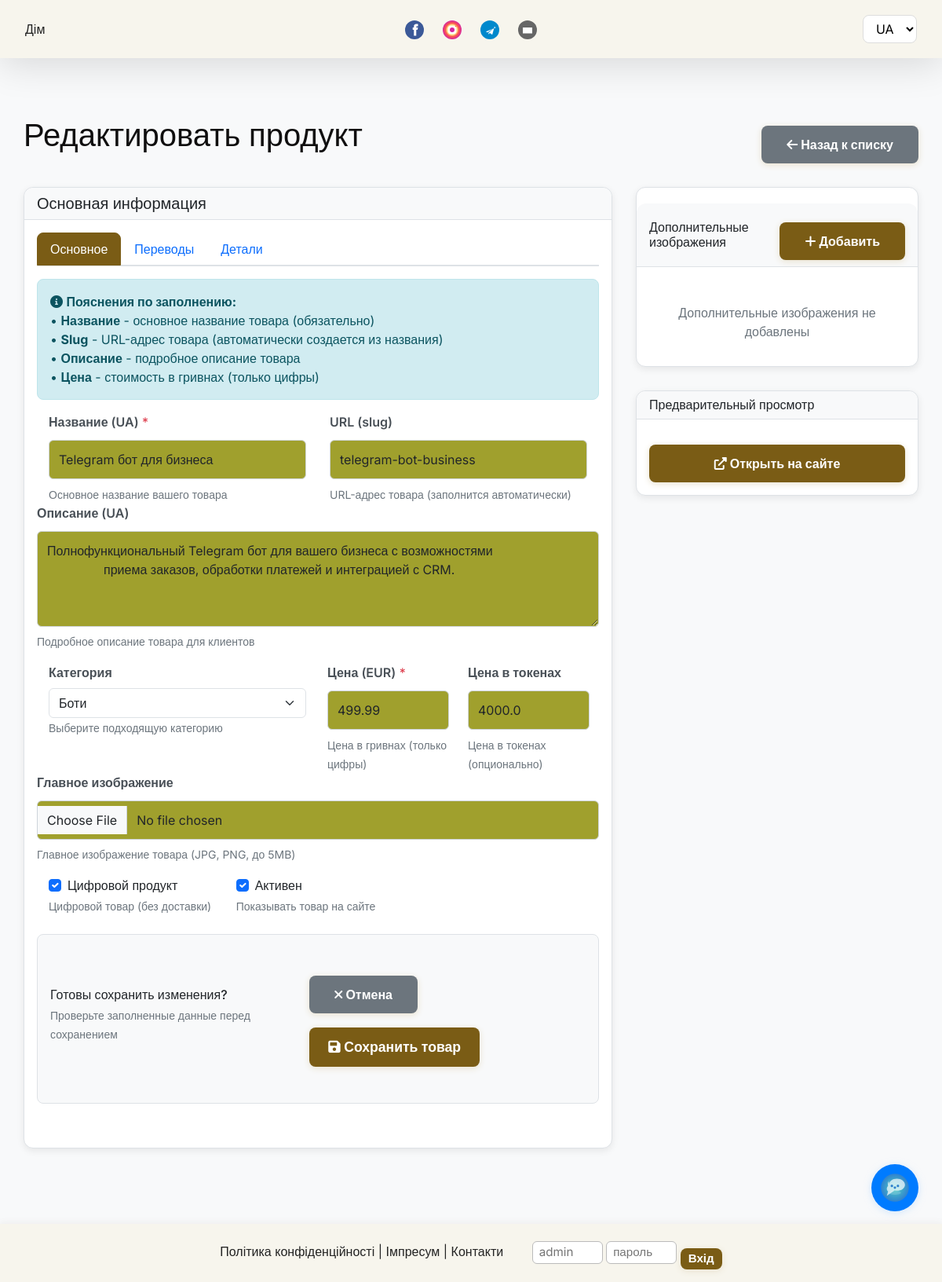
The app's page /admin/product/1/edit (signed in) with its own data.
### app/models.py (models this page shows, shortened)
class Product(db.Model):
    id = db.Column(db.Integer, primary_key=True)
    name = db.Column(db.String(128))
    slug = db.Column(db.String(128), unique=True)
    description = db.Column(db.Text)
    image = db.Column(db.String(256))
    price = db.Column(db.Float)
    token_price = db.Column(db.Float)  # Цена в токенах
    is_digital = db.Column(db.Boolean, default=True)
    is_active = db.Column(db.Boolean, default=True)
    category_id = db.Column(db.Integer, db.ForeignKey('category.id'))
    created_at = db.Column(db.DateTime, default=datetime.utcnow)
    name_ua = db.Column(db.String(128))
    name_en = db.Column(db.String(128))
    name_de = db.Column(db.String(128))
    name_ru = db.Column(db.String(128))
    description_ua = db.Column(db.Text)
    description_en = db.Column(db.Text)
    description_de = db.Column(db.Text)
    description_ru = db.Column(db.Text)
    example_url = db.Column(db.String(512))  # Ссылка на пример работы
    features = db.Column(db.JSON)  # Список функций/особенностей
    delivery_time = db.Column(db.String(128))  # Время выполнения
    support_period = db.Column(db.String(128))  # Период поддержки
    images = db.relationship('ProductImage', backref='product', lazy='dynamic', cascade="all, delete-orphan")

### app/admin/routes.py (the view, shortened to what this page needs)
@admin.route('/product/<int:product_id>/edit', methods=['GET', 'POST'])
@admin_required
def product_edit(product_id):
    product = Product.query.get_or_404(product_id)
    form = ProductForm(obj=product)
    categories = Category.query.filter_by(is_active=True).all()
    form.category_id.choices = [(c.id, c.name) for c in categories]
    if product.features:
        form.features.data = '\n'.join(product.features)
    images = ProductImage.query.filter_by(product_id=product.id).order_by(ProductImage.order).all()
    return render_template('admin/product_form.html', form=form, product=product, images=images, title='Редактировать продукт')

### app/templates/admin/product_form.html (shortened to what this page needs)
{% extends 'base.html' %}
{% block content %}
<div class="container-fluid admin-page">
    <div class="row justify-content-center">
        <div class="col-12">
            <div class="d-flex justify-content-between align-items-center mb-4">
                <h1>{{ title }}</h1>
                <a href="{{ url_for('admin.products') }}" class="btn btn-secondary">
                    <i class="fas fa-arrow-left"></i> Назад к списку
                </a>
            </div>
        </div>
    </div>
<div class="row">
    <div class="col-md-8">
        <div class="card">
            <div class="card-header">
                <h5 class="mb-0">Основная информация</h5>
            </div>
            <div class="card-body">
                <form method="POST" enctype="multipart/form-data" id="productForm">
                    <ul class="nav nav-tabs mb-3" id="productTabs" role="tablist">
                        <li class="nav-item" role="presentation">
                            <button class="nav-link active" id="basic-tab" data-bs-toggle="tab" data-bs-target="#basic" type="button">Основное</button>
                        </li>
                        <li class="nav-item" role="presentation">
                            <button class="nav-link" id="translations-tab" data-bs-toggle="tab" data-bs-target="#translations" type="button">Переводы</button>
                        </li>
                        <li class="nav-item" role="presentation">
                            <button class="nav-link" id="details-tab" data-bs-toggle="tab" data-bs-target="#details" type="button">Детали</button>
                        </li>
                    </ul>
                    <div class="tab-content" id="productTabsContent">
                        <div class="tab-pane fade show active" id="basic" role="tabpanel">
                            <div class="alert alert-info">
                                <i class="fas fa-info-circle"></i> <strong>Пояснения по заполнению:</strong><br>
                                • <strong>Название</strong> - основное название товара (обязательно)<br>
                                • <strong>Slug</strong> - URL-адрес товара (автоматически создается из названия)<br>
                                • <strong>Описание</strong> - подробное описание товара<br>
                                • <strong>Цена</strong> - стоимость в гривнах (только цифры)
                            </div>
                            <div class="row">
                                <div class="col-md-6">
                                    {{ form.name.label(class="form-label") }}
                                    <span class="text-danger">*</span>
                                    {{ form.name(class="form-control", placeholder="Например: Telegram бот для интернет-магазина") }}
                                    <small class="form-text text-muted">Основное название вашего товара</small>
                                </div>
                                <div class="col-md-6">
                                    {{ form.slug.label(class="form-label") }}
                                    {{ form.slug(class="form-control", placeholder="telegram-bot-dlya-magazina") }}
                                    <small class="form-text text-muted">URL-адрес товара (заполнится автоматически)</small>
                                </div>
                            </div>
                            <div class="mb-3">
                                {{ form.description.label(class="form-label") }}
                                {{ form.description(class="form-control", rows="4", placeholder="Опишите ваш товар: что он умеет, какие задачи решает, какие возможности предоставляет...") }}
                                <small class="form-text text-muted">Подробное описание товара для клиентов</small>
                            </div>
                            <div class="row">
                                <div class="col-md-6">
                                    {{ form.category_id.label(class="form-label") }}
                                    {{ form.category_id(class="form-select") }}
                                    <small class="form-text text-muted">Выберите подходящую категорию</small>
                                </div>
                                <div class="col-md-3">
                                    {{ form.price.label(class="form-label") }}
                                    <span class="text-danger">*</span>
                                    {{ form.price(class="form-control", placeholder="5000") }}
                                    <small class="form-text text-muted">Цена в гривнах (только цифры)</small>                                </div>
                                <div class="col-md-3">
                                    {{ form.token_price.label(class="form-label") }}
                                    {{ form.token_price(class="form-control", placeholder="100") }}
                                    <small class="form-text text-muted">Цена в токенах (опционально)</small>
                                </div>
                            </div>
                            <div class="mb-3">
                                {{ form.image.label(class="form-label") }}
                                {{ form.image(class="form-control") }}
                                <small class="form-text text-muted">Главное изображение товара (JPG, PNG, до 5MB)</small>
                            </div>
                            <div class="row">
                                <div class="col-md-4">
                                    <div class="form-check">
                                        {{ form.is_digital(class="form-check-input") }}
                                        {{ form.is_digital.label(class="form-check-label") }}
                                    </div>
                                    <small class="form-text text-muted">Цифровой товар (без доставки)</small>
                                </div>
                                <div class="col-md-4">
                                    <div class="form-check">
                                        {{ form.is_active(class="form-check-input") }}
                                        {{ form.is_active.label(class="form-check-label") }}
                                    </div>
                                    <small class="form-text text-muted">Показывать товар на сайте</small>
                                </div>
                            </div>
                        </div>
                    </div>
                    <div class="mt-4 p-3 bg-light rounded">
                        <div class="d-flex justify-content-between align-items-center">
                            <div>
                                <h6 class="mb-1">Готовы сохранить изменения?</h6>
                                <small class="text-muted">Проверьте заполненные данные перед сохранением</small>
                            </div>
                            <div>
                                <a href="{{ url_for('admin.products') }}" class="btn btn-secondary me-2">
                                    <i class="fas fa-times"></i> Отмена
                                </a>
                                <button type="submit" class="btn btn-primary btn-lg">
                                    <i class="fas fa-save"></i> Сохранить товар
                                </button>
                            </div>
                        </div>
                    </div>
                </form>
            </div>
        </div>
    </div>
    <div class="col-md-4">
        {% if product %}
        <div class="card">
            <div class="card-header d-flex justify-content-between align-items-center">
                <h6 class="mb-0">Дополнительные изображения</h6>
                <a href="{{ url_for('admin.product_add_image', product_id=product.id) }}" class="btn btn-sm btn-primary">
                    <i class="fas fa-plus"></i> Добавить
                </a>
            </div>
            <div class="card-body">
                {% if images %}
                    <div class="image-gallery">
                        {% for image in images %}
                            <div class="image-item">
                                {% if image.is_main %}
                                    <div class="main-badge">Главное</div>
                                {% endif %}
                                <img src="{{ url_for('static', filename='uploads/' + image.image_path) }}"
                                     alt="{{ image.title or 'Product image' }}">
                                <div class="image-overlay">
                                    <form method="POST" action="{{ url_for('admin.product_image_delete', image_id=image.id) }}"
                                          style="display: inline;" onsubmit="return confirm('Удалить изображение?')">
                                        <button type="submit" class="btn btn-sm btn-link text-white p-0" title="Удалить">
                                            <i class="fas fa-trash"></i>
                                        </button>
                                    </form>
                                </div>
                                {% if image.title %}
                                    <div class="p-2">
                                        <small class="fw-bold">{{ image.title }}</small>
                                        {% if image.description %}
                                            <br><small class="text-muted">{{ image.description }}</small>
                                        {% endif %}
                                    </div>
                                {% endif %}
                            </div>
                        {% endfor %}
                    </div>
                {% else %}
                    <p class="text-muted text-center">Дополнительные изображения не добавлены</p>
                {% endif %}
            </div>
        </div>
        <div class="card mt-3">
            <div class="card-header">
                <h6 class="mb-0">Предварительный просмотр</h6>
            </div>
            <div class="card-body">
                <a href="{{ url_for('shop.product', slug=product.slug) }}"
                   class="btn btn-outline-info w-100" target="_blank">
                    <i class="fas fa-external-link-alt"></i> Открыть на сайте
                </a>
            </div>
        </div>
        {% endif %}
    </div>
</div>
{% endblock %}

### records on screen
Product: name "Telegram бот для бизнеса", slug "telegram-bot-business", description "Полнофункциональный Telegram бот для вашего бизнеса с возможностями приема заказов, обработки платежей и интеграцией с CRM.", category_id "Боти", price "499.99", token_price "4000.0", is_digital "☑", is_active "☑"

### other values on screen
{{ title }} "Редактировать продукт"
